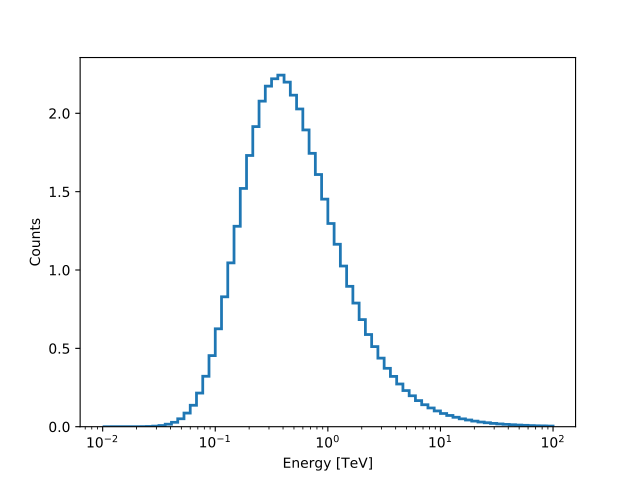

This chart was generated by the following Python code:
from gammapy.irf import EnergyDispersion, EffectiveAreaTable
from gammapy.spectrum import models, SpectrumEvaluator
import numpy as np
import astropy.units as u
import matplotlib.pyplot as plt

e_true = np.logspace(-2,2.5,109) * u.TeV
e_reco = np.logspace(-2,2,73) * u.TeV

aeff = EffectiveAreaTable.from_parametrization(energy=e_true)
edisp = EnergyDispersion.from_gauss(e_true=e_true, e_reco=e_reco,
                                    sigma=0.3, bias=0)

model = models.PowerLaw(index=2.3,
                        amplitude="2.5e-12 cm-2 s-1 TeV-1",
                        reference="1 TeV")

livetime = 1 * u.h

predictor = SpectrumEvaluator(model=model,
                              aeff=aeff,
                              edisp=edisp,
                              livetime=livetime)
predictor.compute_npred().plot_hist()
plt.show()
